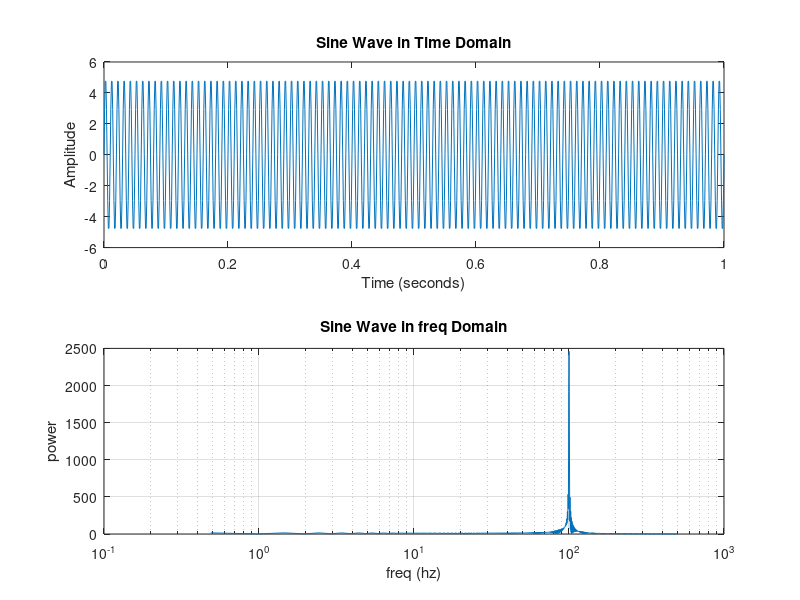

This chart was generated by the following MATLAB code:
% Parameters
Fs = 1000;          % Sampling frequency (Hz)
T = 1/Fs;           % Sampling period
t = 0:T:1;          % Time vector from 0 to 1 second
f = 100;              % Frequency of the sine wave (Hz)
nfft=2048;

% Generate sine wave
y = 5*sin(2*pi*f*t);

% Plot in time domain
subplot(2, 1, 1);
plot(t, y);
title('Sine Wave in Time Domain');
xlabel('Time (seconds)');
ylabel('Amplitude');

Y=fft(y,nfft);
Y=Y(1:nfft/2); %fft symmetric
magY=abs(Y);
f = (0:nfft/2-1)*Fs/nfft;


subplot(2,1,2);
semilogx(f,magY);
title('Sine Wave in freq Domain');
xlabel('freq (hz)');
ylabel('power');

grid on;